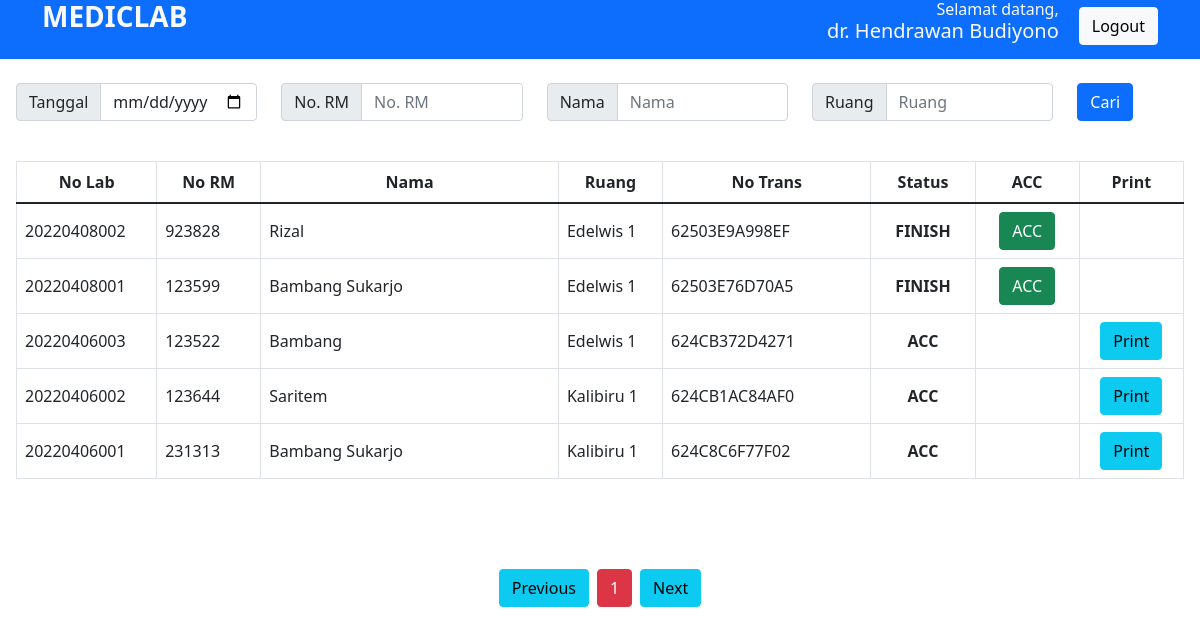
The app's page /worklist_finish.php (signed in) with its own data.
### tables this page shows
CREATE TABLE `users` (
  `username` varchar(50) NOT NULL,
  `password` varchar(50) NOT NULL,
  `name` varchar(50) NOT NULL,
  `jabatan` enum('petugas','validator') NOT NULL
);

CREATE TABLE `report` (
  `nota` varchar(13) NOT NULL,
  `nolab` varchar(11) NOT NULL,
  `norm` varchar(6) NOT NULL,
  `date_report` datetime NOT NULL,
  `date_finish` datetime DEFAULT NULL,
  `date_acc` datetime DEFAULT NULL,
  `transmit` tinyint(1) NOT NULL,
  `nik` char(17) NOT NULL,
  `name_patient` varchar(255) NOT NULL,
  `birthdate` date NOT NULL,
  `gender` enum('L','P') NOT NULL,
  `address` varchar(255) NOT NULL,
  `room` varchar(25) NOT NULL,
  `class` enum('A','B','C') NOT NULL,
  `status` enum('bpjs','reguler') NOT NULL,
  `desc_clinic` varchar(255) NOT NULL,
  `phone` varchar(18) NOT NULL,
  `reqdoc` varchar(255) NOT NULL,
  `accdoc` varchar(50) NOT NULL,
  `petugas` varchar(50) NOT NULL,
  `kesan` varchar(255) NOT NULL,
  `pesan` varchar(255) NOT NULL,
  `sample` enum('normal','ikterik','lisis','lipemik') NOT NULL,
  `sample_category` enum('hematologi') NOT NULL,
  `notes` varchar(255) NOT NULL,
  `paket` varchar(25) NOT NULL
);

CREATE TABLE `room` (
  `room_kd` varchar(10) NOT NULL,
  `room_name` varchar(50) NOT NULL
);

### worklist_finish.php (the view, shortened to what this page needs)
<?php
include 'config.php';
if (isset($_SESSION['username'])) {
    $username = $_SESSION['username'];
    $sql = "SELECT * FROM users WHERE username='$username'";
    $result = mysqli_query($conn, $sql);
    if ($result->num_rows > 0) {
        $row = mysqli_fetch_assoc($result);
        $name = $row['name'];
    }
} else {
    header("Location: ./");
}
$range = 10;
$page = isset($_GET['page']) ? (int)$_GET['page'] : 1;
$first_page = ($page > 1) ? ($page * $range) - $range : 0;
if (isset($_GET['date']) && isset($_GET['norm']) && isset($_GET['name_patient']) && isset($_GET['room'])) {
    $date = $_GET['date'];
    $norm = $_GET['norm'];
    $name_patient = $_GET['name_patient'];
    $room = $_GET['room'];
    $sqlReport = "SELECT * FROM report LEFT JOIN room ON report.room=room.room_kd
        WHERE transmit=1 AND name_patient LIKE '%$name_patient%' AND date_report LIKE '$date%'
        AND norm LIKE '%$norm%' AND room LIKE '%$room%' ORDER BY nota DESC limit $first_page, $range";
    $resultReport = mysqli_query($conn, $sqlReport);
    $totalDataSql = "SELECT * FROM report LEFT JOIN room ON report.room=room.room_kd
        WHERE transmit=1 AND name_patient LIKE '%$name_patient%' AND date_report LIKE '$date%'
        AND norm LIKE '%$norm%' AND room LIKE '%$room%' AND date_finish IS NOT NULL ORDER BY nota DESC";
    $totalDataQuery = mysqli_query($conn, $totalDataSql);
    $total_data = mysqli_num_rows($totalDataQuery);
    $total_page = ceil($total_data / $range);
} else {
    $sqlReport = "SELECT * FROM report LEFT JOIN room ON report.room=room.room_kd
        WHERE transmit=1 AND date_finish IS NOT NULL ORDER BY nota DESC limit $first_page, $range";
    $resultReport = mysqli_query($conn, $sqlReport);
    $totalDataSql = "SELECT nota FROM report WHERE transmit=1 AND date_finish IS NOT NULL ";
    $totalDataQuery = mysqli_query($conn, $totalDataSql);
    $total_data = mysqli_num_rows($totalDataQuery);
    $total_page = ceil($total_data / $range);
}
?>
<!DOCTYPE html>
<html>
<head>
    <link href="css/style-main.css" rel="stylesheet">
    <link href="css/bootstrap.min.css" rel="stylesheet">
</head>
<body>
    <div class="header bg-primary pb-2">
        <div class="container d-flex justify-content-between">
            <a href="./">
                <h3 class="text-light"><b>MEDICLAB</b></h3>
            </a>
            <div class="d-flex align-items-center">
                <div class="mr-4 text-light text-name text-end">
                    <h6 class="m-0">Selamat datang,</h6>
                    <h5><?= $name ?></h5>
                </div>
                <a href="logout.php"><button class="btn btn-light">Logout</button></a>
            </div>
        </div>
    </div>
    <div class="ps-3 px-4">
        <form method="GET" action="worklist_finish.php" class="row mt-2 mb-4 ">
            <div class="col-11 row pt-3">
                <div class="col-6 col-lg-3">
                    <div class="input-group input-group-default mb-3">
                        <span class="input-group-text">Tanggal</span>
                        <input value="<?= $_GET['date']; ?>" name="date" type="date" class="form-control" id="inlineFormInputGroupDate" placeholder="Tanggal">
                    </div>
                </div>
                <div class="col-6 col-lg-3">
                    <div class="input-group input-group-default mb-3">
                        <span class="input-group-text">No. RM</span>
                        <input value="<?= $_GET['norm']; ?>" name="norm" type="text" class="form-control" id="inlineFormInputGroupRegistNumber" placeholder="No. RM">
                    </div>
                </div>
                <div class="col-6 col-lg-3">
                    <div class="input-group input-group-default mb-3">
                        <span class="input-group-text">Nama</span>
                        <input value="<?= $_GET['name_patient']; ?>" name="name_patient" type="text" class="form-control" id="inlineFormInputGroupName" placeholder="Nama">
                    </div>
                </div>
                <div class="col-6 col-lg-3">
                    <div class="input-group input-group-default mb-3">
                        <span class="input-group-text">Ruang</span>
                        <input value="<?= $_GET['room']; ?>" name="room" type="text" class="form-control" id="inlineFormInputGroupRoom" placeholder="Ruang">
                    </div>
                </div>
            </div>
            <div class="col-1 col">
                <input value="Cari" type="submit" class="btn btn-primary mt-3" />
            </div>
        </form>
    </div>
    <?php if (mysqli_num_rows($resultReport) == 0) { ?>
        <hr>
        <div class="d-flex align-items-center" style="min-height:300px">
            <div class="box w-100 text-center">
                <img src="assets/folder_off_black_24dp.svg" alt="empty" class="img-empty">
                <h3 class="mt-2">Data tidak ditemukan.</h3>
            </div>
        </div>
    <?php } else { ?>
        <div class="table-responsive-lg ps-3 pe-3">
            <div style="min-height: 400px;">
                <table class=" table table-bordered align-middle">
                    <thead>
                        <tr>
                            <th scope="col" class="text-center" width="7%">No Lab</th>
                            <th scope="col" class="text-center" width="7%">No RM</th>
                            <th scope="col" class="text-center" width="20%">Nama</th>
                            <th scope="col" class="text-center" width="7%">Ruang</th>
                            <th scope="col" class="text-center" width="14%">No Trans</th>
                            <th scope="col" class="text-center" width="7%">Status</th>
                            <th scope="col" class="text-center" width="7%">ACC</th>
                            <th scope="col" class="text-center" width="7%">Print</th>
                        </tr>
                    </thead>
                    <tbody>
                        <?php foreach ($resultReport as $dataReport) : ?>
                            <tr>
                                <td onclick="onClickTable('<?= $dataReport['nota']; ?>')"><?= $dataReport['nolab'] ?></td>
                                <td onclick="onClickTable('<?= $dataReport['nota']; ?>')"><?= $dataReport['norm']; ?></td>
                                <td onclick="onClickTable('<?= $dataReport['nota']; ?>')"><?= $dataReport['name_patient']; ?></td>
                                <td onclick="onClickTable('<?= $dataReport['nota']; ?>')"><?= $dataReport['room_name']; ?></td>
                                <td onclick="onClickTable('<?= $dataReport['nota']; ?>')"><?= $dataReport['nota']; ?></td>
                                <td onclick="onClickTable('<?= $dataReport['nota']; ?>')" class="text-center">
                                    <?php if ($dataReport['date_finish'] != null && $dataReport['date_acc'] == null) {
                                        echo "<b>FINISH</b>";
                                    } else if ($dataReport['date_acc'] != null) {
                                        echo "<b class='text-succes'>ACC</b>";
                                    } else {
                                        echo 'PROCESS';
                                    } ?>
                                </td>
                                <td onclick="onClickTable('<?= $dataReport['nota']; ?>')" class="text-center">
                                    <?php if ($dataReport['date_acc'] == null) { ?>
                                        <form action="acc_report.php?nota=<?= $dataReport['nota']; ?>" method="POST">
                                            <input type="submit" name="acc_report" class="btn btn-success" value="ACC">
                                        </form>
                                    <?php } ?>
                                </td>
                                <td class="text-center">
                                    <?php if ($dataReport['date_acc'] != null) { ?>
                                        <a href="print.php?nota=<?= $dataReport['nota']; ?>" target="_blank" class="btn btn-info">
                                            Print
                                        </a>
                                    <?php } ?>
                                </td>
                            </tr>
                        <?php endforeach; ?>
                    </tbody>
                </table>
            </div>
        </div>
        <ul class="pagination justify-content-center mt-2">
            <li class="page-item ">
                <a class="btn btn-info" <?php if ($page > 1) {
                                        } ?>>
                    Previous
                </a>
            </li>
            <?php
            for ($x = 1; $x <= $total_page; $x++) {
            ?>
                <li class="page-item me-2 ms-2"><a class="btn <?php if ($x != $page) {
                                                                    echo 'btn-primary';
                                                                } else {
                                                                    echo 'btn-danger';
                                                                } ?>" href="<?php echo "?date=$_GET[date]&norm=$_GET[norm]&name_patient=$_GET[name_patient]&room=$_GET[room]&page=$x"; ?>">
                        <?php echo $x; ?>
                    </a></li>
            <?php
            }
            ?>
            <li class="page-item ">
                <a class="btn btn-info" <?php if ($page < $total_page) {
                                        } ?>>Next</a>
            </li>
        </ul>
    <?php } ?>
</body>
</html>

### css/style-main.css (style rules this page uses)
a { text-decoration: none; }
@media screen and (min-width: 768px) { .text-name { display: block; } }

### records on screen
users: name "dr. Hendrawan Budiyono"
report: nolab "20220408002", norm "923828", name_patient "Rizal", room.room_name "Edelwis 1", nota "62503E9A998EF", shows "FINISH"
report: nolab "20220408001", norm "123599", name_patient "Bambang Sukarjo", room.room_name "Edelwis 1", nota "62503E76D70A5", shows "FINISH"
report: nolab "20220406003", norm "123522", name_patient "Bambang", room.room_name "Edelwis 1", nota "624CB372D4271", shows "ACC"
report: nolab "20220406002", norm "123644", name_patient "Saritem", room.room_name "Kalibiru 1", nota "624CB1AC84AF0", shows "ACC"
report: nolab "20220406001", norm "231313", name_patient "Bambang Sukarjo", room.room_name "Kalibiru 1", nota "624C8C6F77F02", shows "ACC"
